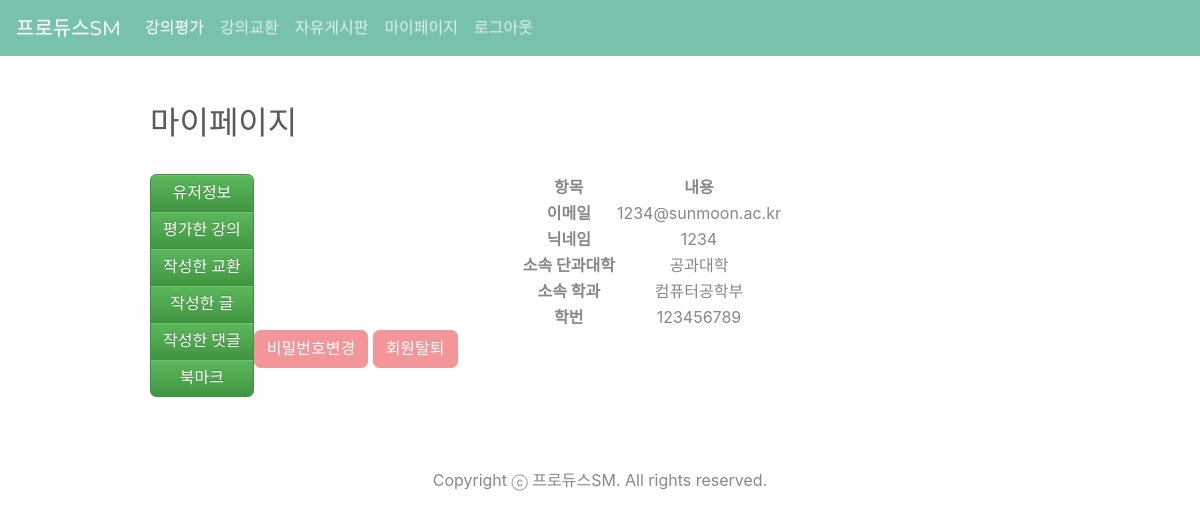
/page/mypage_board/user_information.php (signed in), run on an earlier commit of the app's database.
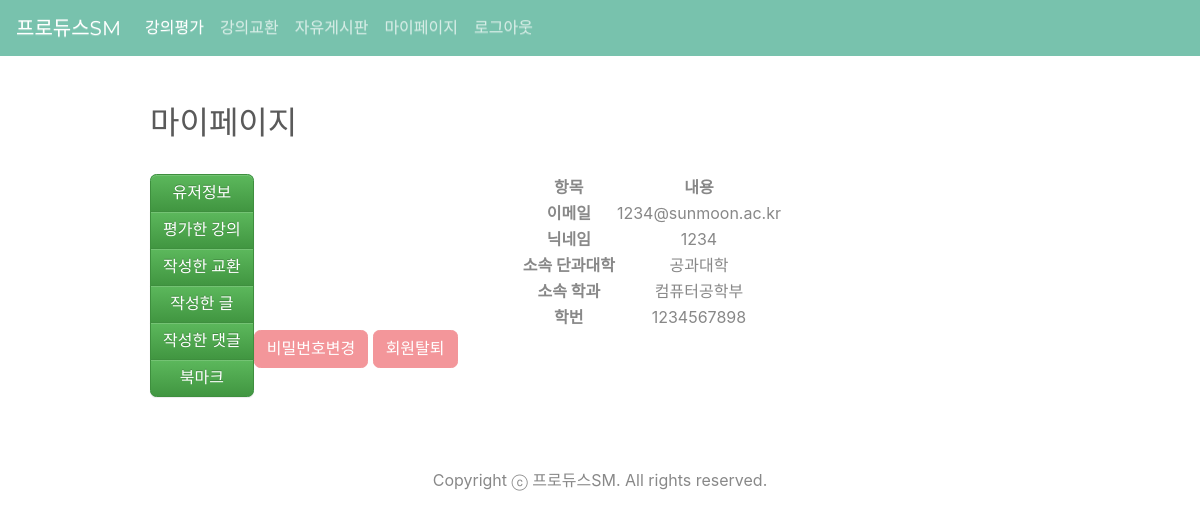
And on a later commit of the database.
### tables this page shows
CREATE TABLE `member` (
  `idx` int(11) NOT NULL,
  `id` varchar(100) NOT NULL,
  `pw` varchar(100) NOT NULL,
  `name` varchar(100) NOT NULL,
  `email` varchar(100) NOT NULL,
  `student_idx` int(10) NOT NULL,
  `college_name` varchar(45) NOT NULL,
  `major_name` varchar(45) NOT NULL,
  `m_level` tinyint(1) NOT NULL default '0',
  `m_date` datetime NOT NULL default CURRENT_TIMESTAMP,
  `m_updated_date` datetime NOT NULL default CURRENT_TIMESTAMP
);

### db.php (called while the page is built, shortened)
<?php
 $db = new mysqli("localhost","root","123456","producesm");
 $db->set_charset("utf8");
 function mq($sql){
   global $db;
   return $db->query($sql);
 }
 ?>

### page/mypage_board/user_information.php (the view, shortened to what this page needs)
<?php
	include "../../db.php";
	if(isset($_SESSION['userid'])){
?>
<!doctype html>
<html>
<head>
 <link rel="stylesheet" href="../../css/board.css" />
<link rel="stylesheet" href="../../css/bootstrap.min.css">
<link rel="stylesheet" href="../../css/bootstrap-theme.min.css">
</head>
<nav class="navbar navbar-expand-lg navbar-dark bg-primary">
  <a class="navbar-brand" href="../../../index.php">프로듀스SM</a>
  <div class="collapse navbar-collapse" id="navbarColor01">
    <ul class="navbar-nav mr-auto">
      <li class="nav-item active">
        <a class="nav-link" href="../../page/evaluation.php">강의평가 <span class="sr-only">(current)</span></a>
      </li>
      <li class="nav-item">
        <a class="nav-link" href="../../page/trade.php">강의교환</a>
      </li>
      <li class="nav-item">
        <a class="nav-link" href="../../page/list.php">자유게시판</a>
      </li>
      <li class="nav-item">
        <a class="nav-link" href="../../page/mypage.php">마이페이지</a>
      </li>
      <li class="nav-item">
        <a class="nav-link" href="../../member/logout.php">로그아웃</a>
      </li>
    </ul>
  </div>
</nav>
<body>
	<div id="board_area">
		<br><br><h2>마이페이지</h2><br>
		<div class="btn-group-vertical" style="float:left;">
  		<a class="btn btn-success" href="user_information.php">유저정보</a>
  		<a class="btn btn-success" href="my_evaluation.php">평가한 강의</a>
			<a class="btn btn-success" href="my_trade.php">작성한 교환</a>
  		<a class="btn btn-success" href="my_list.php">작성한 글</a>
  		<a class="btn btn-success" href="my_reply.php">작성한 댓글</a>
  		<a class="btn btn-success" href="my_bookmark.php">북마크</a>
		</div>
			<?php
				$sql = mq("select * from member where id='".$_SESSION['userid']."'");
				$user = $sql->fetch_array();
			?>
				<form method="post">
					<div>
		   			<table style="margin-left: auto; margin-right: auto;">
		       	<thead>
		       	<tr>
		           <th scope="cols">항목</th>
		           <th scope="cols">내용</th>
		       	</tr>
		       	</thead>
		       	<tbody>
		       	<tr>
		           <th scope="row">이메일</th>
		           <td><?php echo $user['email'].$user['emadress']?></td>
		       </tr>
		       <tr>
		           <th scope="row">닉네임</th>
		           <td><?php echo $user['name']; ?></td>
		       </tr>
		       <tr>
		           <th scope="row">소속 단과대학</th>
		           <td><?php echo $user['college_name']; ?></td>
		       </tr>
		       <tr>
		           <th scope="row">소속 학과</th>
		           <td><?php echo $user['major_name']; ?></td>
		       </tr>
		       <tr>
		           <th scope="row">학번</th>
		           <td><?php echo $user['student_idx']; ?></td>
		       </tr>
		       </tbody>
		   		</table>
		   	</div>
				<div style="margin-left:auto; margin-right:auto;">
					<a class="btn btn-secondary my-2 my-sm-0" href="user_modify.php">비밀번호변경</a>
					<a class="btn btn-secondary my-2 my-sm-0" href="user_delete.php">회원탈퇴</a>
				</div>
			</form>
	</div>
	<div class="container" style="padding-top:100px;">
		<p class="text-center">Copyright ⓒ 프로듀스SM. All rights reserved.</p>
	</div>
</body>
</html>
<?php
    }else{
        echo "<script>alert('잘못된 접근입니다.'); location.href='../../index.php'; </script>";
    }
 ?>

What changed in the data, as far as the page shows it:
changed member "1234@sunmoon.ac.kr": student_idx "123456789" → "1234567898"
